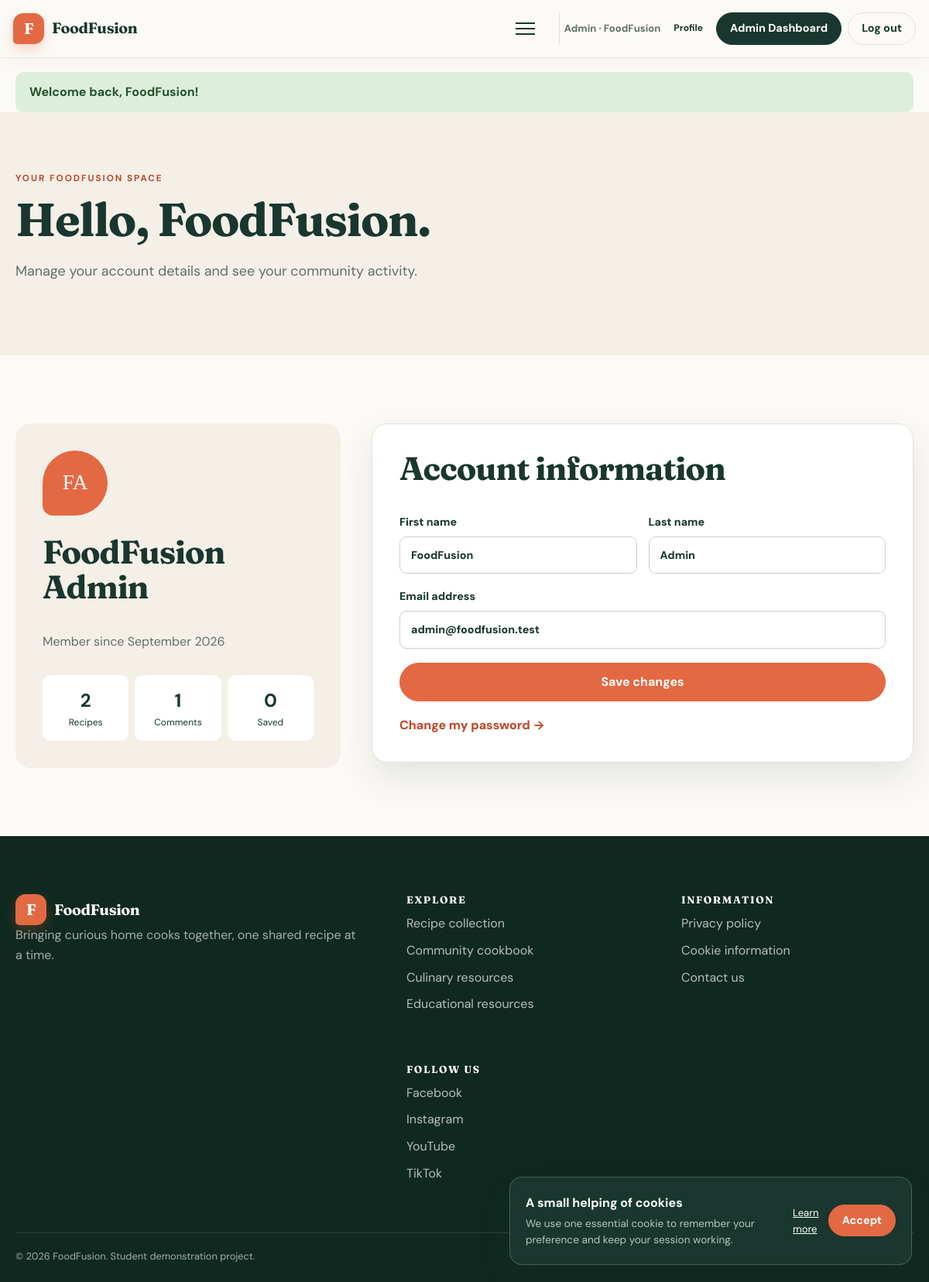
The app's page /profile.php (signed in) with its own data.
### tables this page shows
CREATE TABLE IF NOT EXISTS users (
    user_id INT UNSIGNED AUTO_INCREMENT PRIMARY KEY,
    first_name VARCHAR(50) NOT NULL,
    last_name VARCHAR(50) NOT NULL,
    email VARCHAR(100) NOT NULL UNIQUE,
    password_hash VARCHAR(255) NOT NULL,
    failed_attempts TINYINT UNSIGNED NOT NULL DEFAULT 0,
    locked_until DATETIME NULL,
    role ENUM('member', 'admin') NOT NULL DEFAULT 'member',
    created_at DATETIME NOT NULL DEFAULT CURRENT_TIMESTAMP,
    updated_at DATETIME NOT NULL DEFAULT CURRENT_TIMESTAMP
        ON UPDATE CURRENT_TIMESTAMP
);

### includes/functions.php (called while the page is built, shortened)
<?php
function e(?string $value): string
{
    return htmlspecialchars($value ?? '', ENT_QUOTES, 'UTF-8');
}
function url(string $path = ''): string
{
    return BASE_URL . ($path === '' ? '' : '/' . ltrim($path, '/'));
}
function is_logged_in(): bool
{
    return isset($_SESSION['user']);
}
function current_user(): ?array
{
    return $_SESSION['user'] ?? null;
}
function is_admin(): bool
{
    return is_logged_in() && current_user()['role'] === 'admin';
}
function home_page(): string
{
    return is_admin() ? 'admin.php' : (is_logged_in() ? 'member.php' : 'index.php');
}
function get_flash(): ?array
{
    $flash = $_SESSION['flash'] ?? null;
    return $flash;
}

### profile.php (the view, shortened to what this page needs)
<?php
require_once __DIR__ . '/config/app.php';
$userId = current_user()['user_id'];
$statement = $pdo->prepare('SELECT first_name, last_name, email, role, created_at FROM users WHERE user_id = ?');
$statement->execute([$userId]);
$account = $statement->fetch();
$stats = $pdo->prepare(
    "SELECT
        (SELECT COUNT(*) FROM recipes WHERE user_id = ?) AS recipes,
        (SELECT COUNT(*) FROM comments WHERE user_id = ?) AS comments,
        (SELECT COUNT(*) FROM interactions WHERE user_id = ? AND interaction_type = 'save') AS saved"
);
$stats->execute([$userId, $userId, $userId]);
$stats = $stats->fetch();
require __DIR__ . '/includes/header.php';
?>
<section class="page-hero compact-hero">
    <div class="container">
        <p class="eyebrow">Your FoodFusion space</p>
        <h1>Hello, <?= e($account['first_name']) ?>.</h1>
        <p>Manage your account details and see your community activity.</p>
    </div>
</section>
<section class="section">
    <div class="container profile-layout">
        <aside class="profile-summary">
            <div class="initial-avatar coral"><?= e(strtoupper(substr($account['first_name'], 0, 1) . substr($account['last_name'], 0, 1))) ?></div>
            <h2><?= e($account['first_name'] . ' ' . $account['last_name']) ?></h2>
            <p>Member since <?= e(date('F Y', strtotime($account['created_at']))) ?></p>
            <div class="stats-grid"><div><strong><?= (int) $stats['recipes'] ?></strong><span>Recipes</span></div><div><strong><?= (int) $stats['comments'] ?></strong><span>Comments</span></div><div><strong><?= (int) $stats['saved'] ?></strong><span>Saved</span></div></div>
        </aside>
        <div class="form-card">
            <h2>Account information</h2>
            <form class="stack-form" method="post">
                <div class="form-row">
                    <label>First name<input type="text" name="first_name" maxlength="50" value="<?= e($firstName ?? $account['first_name']) ?>" required></label>
                    <label>Last name<input type="text" name="last_name" maxlength="50" value="<?= e($lastName ?? $account['last_name']) ?>" required></label>
                </div>
                <label>Email address<input type="email" name="email" maxlength="100" value="<?= e($email ?? $account['email']) ?>" required></label>
                <button class="button" type="submit">Save changes</button>
                <a class="arrow-link" href="<?= url('change-password.php') ?>">Change my password &rarr;</a>
            </form>
        </div>
    </div>
</section>
<?php require __DIR__ . '/includes/footer.php'; ?>

### includes/header.php (shortened to what this page needs)
<?php
$flash = get_flash();
$user = current_user();
?>
<!DOCTYPE html>
<html lang="en">
<head>
    <link rel="stylesheet" href="<?= url('assets/css/style.css?v=' . filemtime(__DIR__ . '/../assets/css/style.css')) ?>">
</head>
<body data-base-url="<?= BASE_URL ?>">
<header class="site-header">
    <nav class="nav container" aria-label="Main navigation">
        <a class="brand" href="<?= url(home_page()) ?>" aria-label="FoodFusion home">
            <span class="brand-mark">F</span>
            <span>FoodFusion</span>
        </a>
        <button class="nav-toggle" type="button" aria-expanded="false" aria-controls="nav-links">
            <span></span><span></span><span></span>
        </button>
        <div class="nav-actions <?= $user ? 'has-user' : '' ?>">
            <?php if ($user): ?>
                <span class="nav-user"><?= is_admin() ? 'Admin' : 'Member' ?> &middot; <?= e($user['first_name']) ?></span>
                <a class="text-link" href="<?= url('profile.php') ?>">Profile</a>
                <?php if (is_admin()): ?>
                    <a class="button button-small button-admin" href="<?= url('admin.php') ?>">Admin Dashboard</a>
                <?php endif; ?>
                <form action="<?= url('logout.php') ?>" method="post">
                    <button class="button button-small button-outline" type="submit">Log out</button>
                </form>
            <?php else: ?>
                <a class="text-link" href="<?= url('login.php') ?>">Log in</a>
                <a class="button button-small" href="<?= url('register.php') ?>" data-open-join>Join us</a>
            <?php endif; ?>
        </div>
    </nav>
</header>
<?php if ($flash): ?>
    <div class="flash flash-<?= e($flash['type']) ?> container" role="status">
        <?= e($flash['message']) ?>
    </div>
<?php endif; ?>
<main id="main-content">

### records on screen
users: first_name "FoodFusion", first_name+last_name "FA", first_name+last_name "FoodFusion Admin", created_at "September 2026", last_name "Admin", email "admin@foodfusion.test"

### other values on screen
$flash['message'] "Welcome back, FoodFusion!"
$stats['recipes'] "2"
$stats['comments'] "1"
$stats['saved'] "0"
